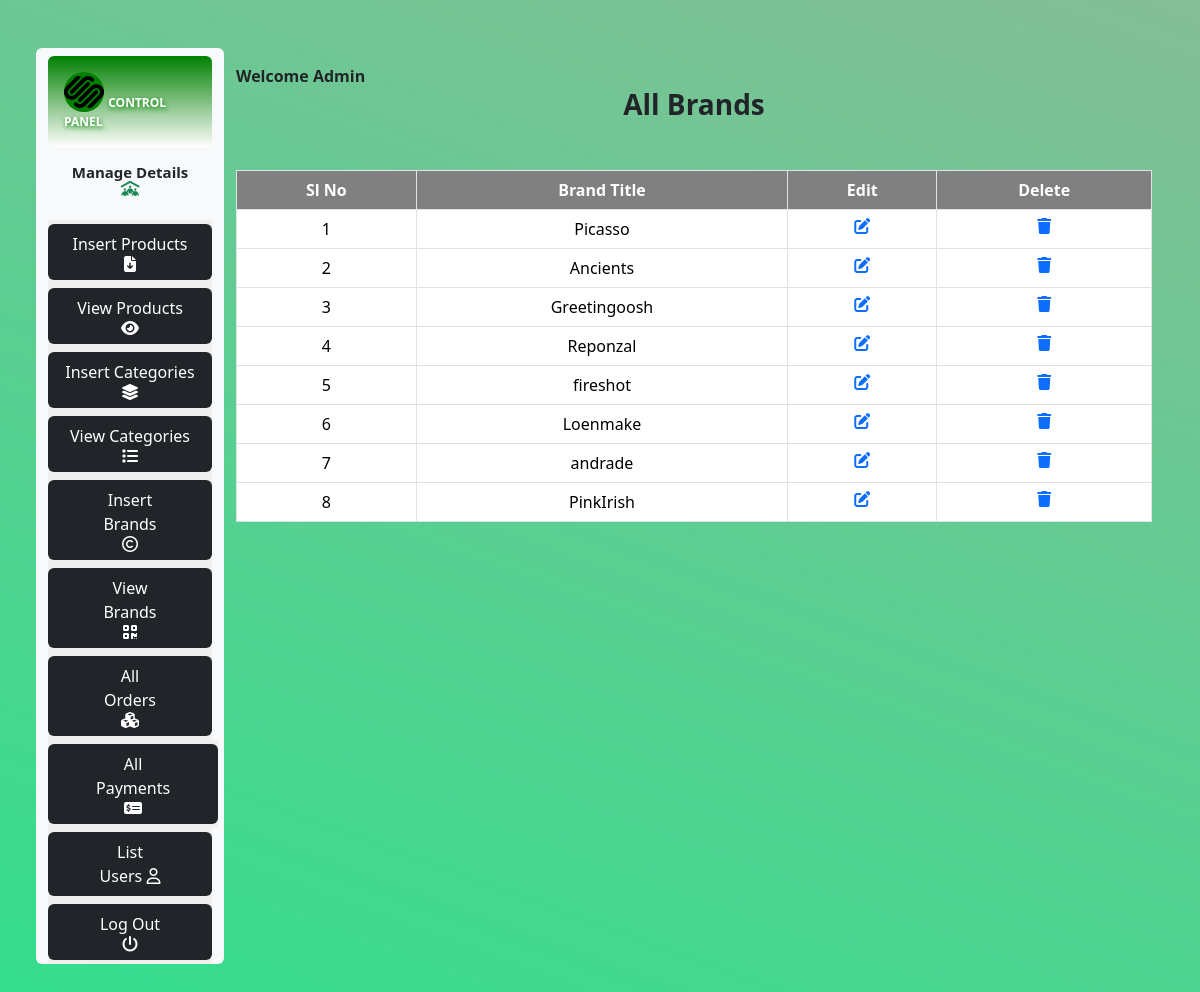
/Online_ShoppingCart/admin/index.php?view_brands, run on the app's committed database.
### tables this page shows
CREATE TABLE `brands` (
  `brand_id` int(11) NOT NULL,
  `brand_title` varchar(100) NOT NULL
);

### Online_ShoppingCart/admin/view_brands.php (the view, shortened to what this page needs)
<h3 class="text-center text-dark fw-bold">All Brands</h3>
<table class="table table-bordered mt-5 text-center">
  <thead class="bg-dark text-white">
    <tr>
      <th style="background-color: grey; color: white;">Sl No</th>
      <th style="background-color: grey; color: white;">Brand Title</th>
      <th style="background-color: grey; color: white;">Edit</th>
      <th style="background-color: grey; color: white;">Delete</th>
    </tr>
  </thead>
  <tbody class="bg-light text-dark">
    <?php
    $select_cat = "SELECT * FROM `brands`";
    $result = mysqli_query($con, $select_cat);
    $number = 0;
    while ($row = mysqli_fetch_assoc($result)) {
      $brand_id = $row['brand_id'];
      $brand_title = $row['brand_title'];
      $number++;
    ?>
      <tr>
        <td><?php echo $number; ?></td>
        <td><?php echo $brand_title; ?></td>
        <td><a href='index.php?edit_brands=<?php echo $brand_id ?>'><i class='fa-solid fa-pen-to-square'></i></a></td>
        <td><a href='index.php?delete_brands=<?php echo $brand_id ?>' type="button" data-toggle="modal" data-target="#exampleModal"><i class='fa-solid fa-trash'></i></a></td>
      </tr>
    <?php
    }
    ?>
  </tbody>
</table>

### Online_ShoppingCart/style.css (style rules this page uses)
* { margin: 0; padding: 0; box-sizing: border-box; }

### data on the page
brands: brand_title "Picasso"
brands: brand_title "Ancients"
brands: brand_title "Greetingoosh"
brands: brand_title "Reponzal"
brands: brand_title "fireshot"
brands: brand_title "Loenmake"
brands: brand_title "andrade"
brands: brand_title "PinkIrish"
